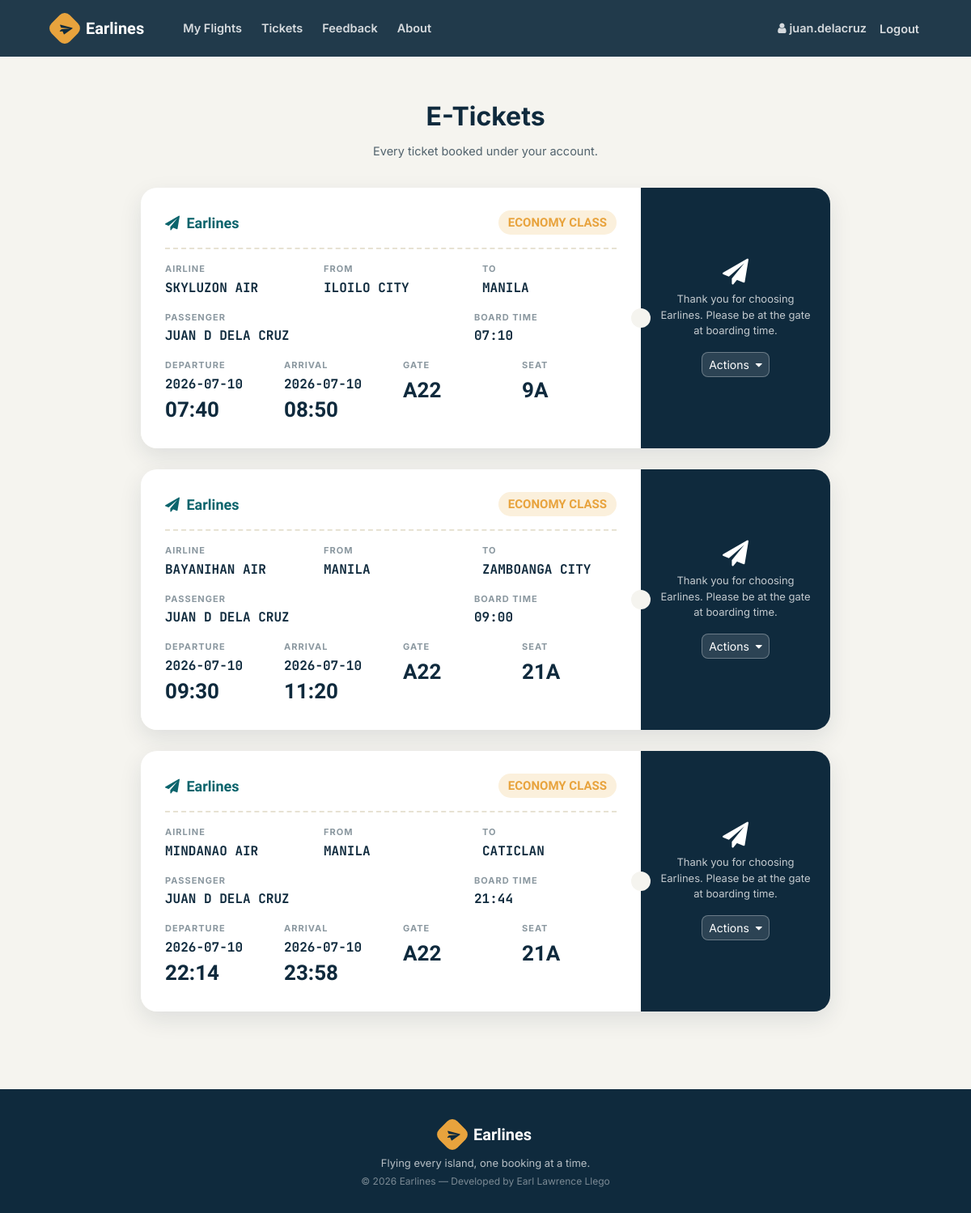
The page /ticket.php (signed in) on the database its author committed.
### tables this page shows
CREATE TABLE `ticket` (
  `ticket_id` int(11) NOT NULL,
  `passenger_id` int(11) NOT NULL,
  `flight_id` int(11) NOT NULL,
  `user_id` int(11) NOT NULL,
  `seat_no` varchar(10) NOT NULL,
  `cost` int(11) NOT NULL,
  `class` varchar(3) NOT NULL
);

CREATE TABLE `flight` (
  `flight_id` int(11) NOT NULL,
  `admin_id` int(11) NOT NULL,
  `arrivale` datetime NOT NULL,
  `departure` datetime NOT NULL,
  `Destination` varchar(20) NOT NULL,
  `source` varchar(20) NOT NULL,
  `airline` varchar(20) NOT NULL,
  `Seats` varchar(110) NOT NULL,
  `duration` varchar(20) NOT NULL,
  `Price` int(11) NOT NULL,
  `status` varchar(6) DEFAULT NULL,
  `issue` varchar(50) DEFAULT NULL,
  `last_seat` varchar(5) DEFAULT '',
  `bus_seats` int(11) DEFAULT '20',
  `last_bus_seat` varchar(5) DEFAULT ''
);

CREATE TABLE `passenger_profile` (
  `passenger_id` int(11) NOT NULL,
  `user_id` int(11) NOT NULL,
  `flight_id` int(11) NOT NULL,
  `mobile` varchar(110) NOT NULL,
  `dob` datetime NOT NULL,
  `f_name` varchar(20) DEFAULT NULL,
  `m_name` varchar(20) DEFAULT NULL,
  `l_name` varchar(20) DEFAULT NULL
);

### ticket.php (the view, shortened to what this page needs)
<div class="el-page">
  <div class="el-container" style="max-width:900px;">
  <?php if (isset($_SESSION['userId'])) {
    require 'helpers/init_conn_db.php';
    ?>
    <div class="el-page-title">E-Tickets</div>
    <p class="el-page-sub">Every ticket booked under your account.</p>
    <?php
    $sql = 'SELECT * FROM Ticket WHERE user_id=?';
    $stmt = mysqli_stmt_init($conn);
    if (!mysqli_stmt_prepare($stmt, $sql)) {
        header('Location: ticket.php?error=sqlerror');
        exit();
    } else {
        mysqli_stmt_bind_param($stmt, 'i', $_SESSION['userId']);
        mysqli_stmt_execute($stmt);
        $result = mysqli_stmt_get_result($stmt);
        while ($row = mysqli_fetch_assoc($result)) {
            $sql_p = 'SELECT * FROM Passenger_profile WHERE passenger_id=?';
            $stmt_p = mysqli_stmt_init($conn);
            if (!mysqli_stmt_prepare($stmt_p, $sql_p)) {
                header('Location: ticket.php?error=sqlerror');
                exit();
            } else {
                mysqli_stmt_bind_param($stmt_p, 'i', $row['passenger_id']);
                mysqli_stmt_execute($stmt_p);
                $result_p = mysqli_stmt_get_result($stmt_p);
                if ($row_p = mysqli_fetch_assoc($result_p)) {
                    $sql_f = 'SELECT * FROM Flight WHERE flight_id=?';
                    $stmt_f = mysqli_stmt_init($conn);
                    if (!mysqli_stmt_prepare($stmt_f, $sql_f)) {
                        header('Location: ticket.php?error=sqlerror');
                        exit();
                    } else {
                        mysqli_stmt_bind_param($stmt_f, 'i', $row['flight_id']);
                        mysqli_stmt_execute($stmt_f);
                        $result_f = mysqli_stmt_get_result($stmt_f);
                        if ($row_f = mysqli_fetch_assoc($result_f)) {
                            $date_time_dep = $row_f['departure'];
                            $date_dep = substr($date_time_dep, 0, 10);
                            $time_dep = substr($date_time_dep, 10, 6);
                            $board_time = date('H:i', strtotime($date_time_dep . ' -30 minutes'));
                            $date_time_arr = $row_f['arrivale'];
                            $date_arr = substr($date_time_arr, 0, 10);
                            $time_arr = substr($date_time_arr, 10, 6);
                            $class_txt = $row['class'] === 'E' ? 'ECONOMY' : 'BUSINESS';
                            echo '
                            <div class="el-boardingpass">
                                <div class="el-bp-main">
                                    <div class="el-bp-head">
                                        <span class="el-bp-brand"><i class="fa fa-paper-plane mr-1"></i> Earlines</span>
                                        <span class="el-bp-class">' . $class_txt . ' CLASS</span>
                                    </div>
                                    <hr class="el-bp-divider">
                                    <div class="el-bp-row">
                                        <div class="el-bp-col">
                                            <div class="el-bp-label">Airline</div>
                                            <div class="el-bp-value">' . htmlspecialchars($row_f['airline']) . '</div>
                                        </div>
                                        <div class="el-bp-col">
                                            <div class="el-bp-label">From</div>
                                            <div class="el-bp-value">' . htmlspecialchars($row_f['source']) . '</div>
                                        </div>
                                        <div class="el-bp-col">
                                            <div class="el-bp-label">To</div>
                                            <div class="el-bp-value">' . htmlspecialchars($row_f['Destination']) . '</div>
                                        </div>
                                    </div>
                                    <div class="el-bp-row">
                                        <div class="el-bp-col" style="flex:2;">
                                            <div class="el-bp-label">Passenger</div>
                                            <div class="el-bp-value" style="text-transform:uppercase;">' . htmlspecialchars($row_p['f_name'] . ' ' . $row_p['m_name'] . ' ' . $row_p['l_name']) . '</div>
                                        </div>
                                        <div class="el-bp-col">
                                            <div class="el-bp-label">Board Time</div>
                                            <div class="el-bp-value">' . $board_time . '</div>
                                        </div>
                                    </div>
                                    <div class="el-bp-row mb-0">
                                        <div class="el-bp-col">
                                            <div class="el-bp-label">Departure</div>
                                            <div class="el-bp-value">' . $date_dep . '</div>
                                            <div class="el-bp-value-lg">' . $time_dep . '</div>
                                        </div>
                                        <div class="el-bp-col">
                                            <div class="el-bp-label">Arrival</div>
                                            <div class="el-bp-value">' . $date_arr . '</div>
                                            <div class="el-bp-value-lg">' . $time_arr . '</div>
                                        </div>
                                        <div class="el-bp-col">
                                            <div class="el-bp-label">Gate</div>
                                            <div class="el-bp-value-lg">A22</div>
                                        </div>
                                        <div class="el-bp-col">
                                            <div class="el-bp-label">Seat</div>
                                            <div class="el-bp-value-lg">' . htmlspecialchars($row['seat_no']) . '</div>
                                        </div>
                                    </div>
                                </div>
                                <div class="el-bp-stub">
                                    <i class="fa fa-paper-plane fa-2x mb-2"></i>
                                    <p class="mb-0" style="font-size:13px;color:rgba(255,255,255,0.75);">Thank you for choosing Earlines. Please be at the gate at boarding time.</p>
                                    <div class="dropdown mt-3">
                                        <button class="btn btn-sm" style="background:rgba(255,255,255,0.12);color:#fff;border:1px solid rgba(255,255,255,0.3);border-radius:8px;" type="button" id="dd' . $row['ticket_id'] . '" data-toggle="dropdown" aria-haspopup="true" aria-expanded="false">
                                            Actions <i class="fa fa-caret-down ml-1"></i>
                                        </button>
                                        <div class="dropdown-menu dropdown-menu-right p-2" aria-labelledby="dd' . $row['ticket_id'] . '">
                                                <input type="hidden" name="ticket_id" value="' . $row['ticket_id'] . '">
                                                <input type="hidden" name="ticket_id" value="' . $row['ticket_id'] . '">
                                        </div>
                                    </div>
                                </div>
                            </div>
                            ';
                        }
                    }
                }
            }
        }
    }
    ?>
  <?php } ?>
  </div>
</div>

### assets/css/earlines-site.css (style rules this page uses)
:root { --ink: #0F2A3D; --ink-soft: #17384F; --teal: #0E7C86; --teal-dark: #0B646C; --teal-tint: #E4F3F2; --gold: #E8A33D; --gold-tint: #FBF0DC; --coral: #E8583F; --coral-tint: #FCE7E2; --paper: #F5F4EF; --card: #FFFFFF; --line: #E7E2D3; --slate: #52636D; --slate-light: #8B98A0; --radius-lg: 20px; --radius-md: 14px; --radius-sm: 10px; --shadow-card: 0 10px 28px rgba(15, 42, 61, 0.10); --shadow-pop: 0 20px 50px rgba(15, 42, 61, 0.22); --font-display: 'Sora', sans-serif; --font-body: 'Inter', sans-serif; --font-mono: 'JetBrains Mono', monospace; }
* { box-sizing: border-box; }
html, body { margin: 0; padding: 0; background: var(--paper); color: var(--ink); font-family: var(--font-body); -webkit-font-smoothing: antialiased; }
.el-container { max-width: 1120px; margin: 0 auto; padding: 0 24px; }
.el-page { min-height: 70vh; background: var(--paper); padding: 50px 0 70px 0; }
.el-page-title { font-size: 32px; font-weight: 700; text-align: center; margin-bottom: 8px; }
.el-page-sub { text-align: center; color: var(--slate); font-size: 14.5px; margin-bottom: 34px; }
.el-boardingpass { display: flex; border-radius: var(--radius-lg); overflow: hidden; box-shadow: var(--shadow-card); margin-bottom: 26px; }
.el-bp-main { flex: 3; background: var(--card); padding: 28px 30px; }
.el-bp-stub { flex: 1; background: var(--ink); color: #fff; padding: 24px; display: flex; flex-direction: column; align-items: center; justify-content: center; text-align: center; position: relative; }
.el-bp-stub::before { content: ''; position: absolute; left: -12px; top: 50%; width: 24px; height: 24px; background: var(--paper); border-radius: 50%; transform: translateY(-50%); }
.el-bp-head { display: flex; justify-content: space-between; align-items: center; margin-bottom: 4px; }
.el-bp-brand { font-family: var(--font-display); font-weight: 700; font-size: 18px; color: var(--teal-dark); }
.el-bp-class { font-family: var(--font-display); font-weight: 700; font-size: 15px; color: var(--gold); background: var(--gold-tint); padding: 4px 12px; border-radius: 999px; }
.el-bp-divider { border: none; border-top: 2px dashed var(--line); margin: 16px 0; }
.el-bp-label { text-transform: uppercase; font-size: 11px; letter-spacing: 1px; color: var(--slate-light); font-weight: 700; margin-bottom: 3px; }
.el-bp-value { font-family: var(--font-mono); font-weight: 700; font-size: 16px; color: var(--ink); text-transform: uppercase; }
.el-bp-value-lg { font-family: var(--font-display); font-weight: 700; font-size: 26px; color: var(--ink); }
.el-bp-row { display: flex; gap: 30px; margin-bottom: 16px; flex-wrap: wrap; }
.el-bp-col { flex: 1; min-width: 110px; }

### rows shown on the page
ticket: class "ECONOMY", flight.airline "SKYLUZON AIR", flight.source "ILOILO CITY", flight.Destination "MANILA", passenger.l_name "JUAN D DELA CRUZ", flight.departure "07:10", flight.departure "2026-07-10", flight.departure "07:40", flight.arrivale "2026-07-10", flight.arrivale "08:50", seat_no "9A"
ticket: class "ECONOMY", flight.airline "BAYANIHAN AIR", flight.source "MANILA", flight.Destination "ZAMBOANGA CITY", passenger.l_name "JUAN D DELA CRUZ", flight.departure "09:00", flight.departure "2026-07-10", flight.departure "09:30", flight.arrivale "2026-07-10", flight.arrivale "11:20", seat_no "21A"
ticket: class "ECONOMY", flight.airline "MINDANAO AIR", flight.source "MANILA", flight.Destination "CATICLAN", passenger.l_name "JUAN D DELA CRUZ", flight.departure "21:44", flight.departure "2026-07-10", flight.departure "22:14", flight.arrivale "2026-07-10", flight.arrivale "23:58", seat_no "21A"

### other values the page prints
$_SESSION['userUid'] "juan.delacruz"
